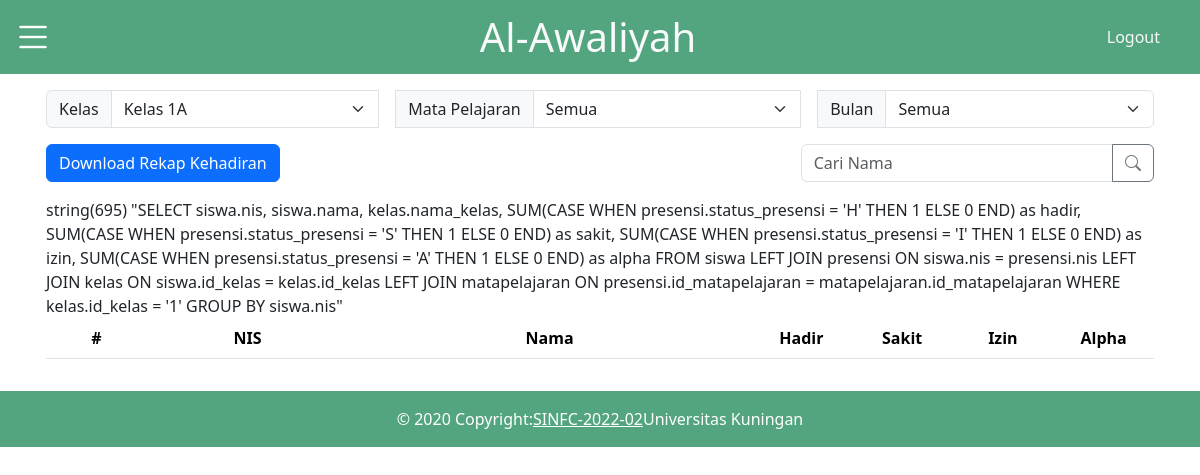
Before: /pages/rekap1A.php (signed in) with the older database file.
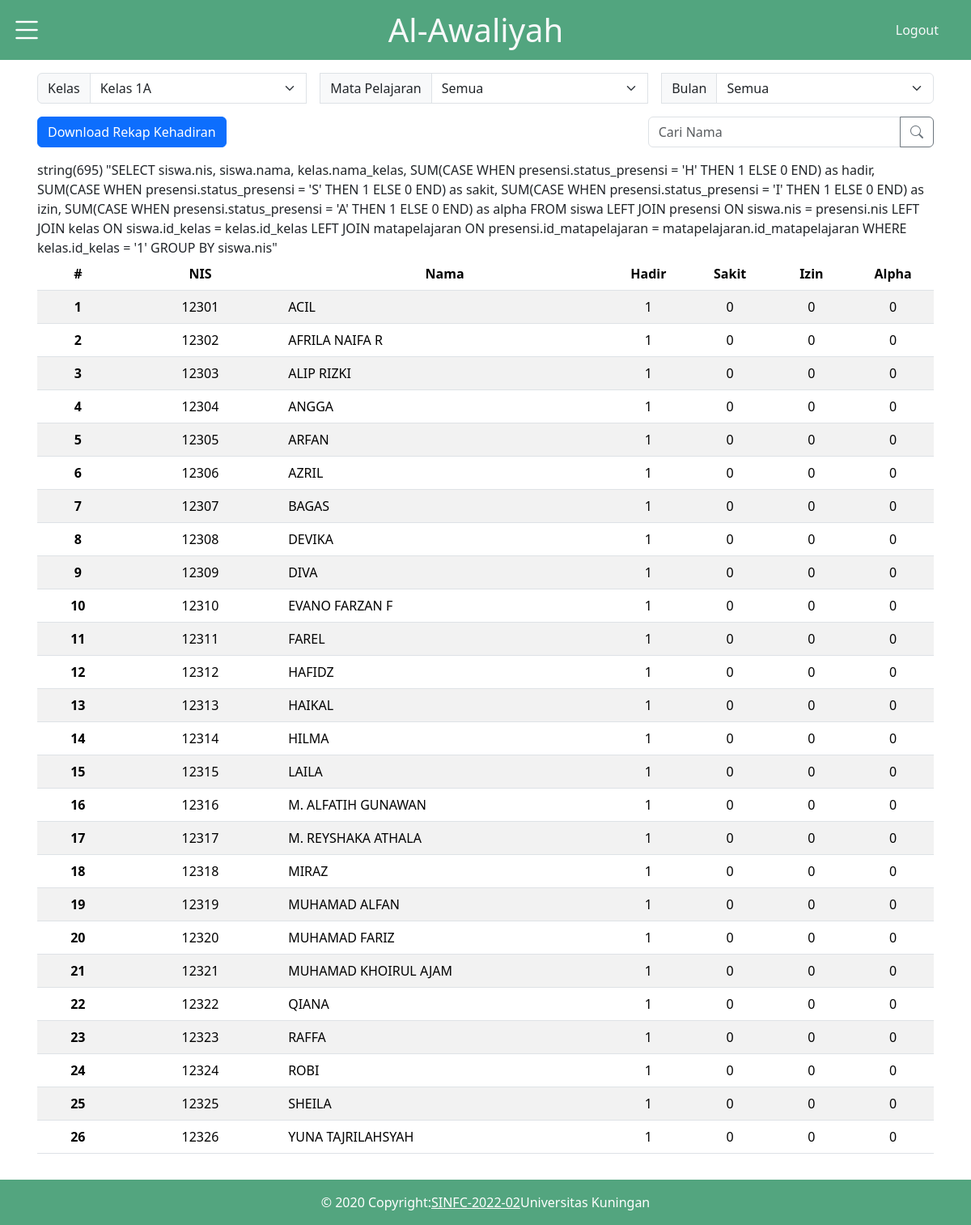
After: the same page with the newer database file.
### tables this page shows
CREATE TABLE `siswa` (
  `nis` varchar(15) NOT NULL,
  `nama` varchar(255) DEFAULT NULL,
  `id_kelas` int DEFAULT NULL
);

### pages/rekap1A.php (the view, shortened to what the changed rows need)
<!DOCTYPE html>
<html lang="en">
<head>
    <link href="https://cdn.jsdelivr.net/npm/bootstrap@5.3.2/dist/css/bootstrap.min.css" rel="stylesheet">
    <link rel="stylesheet" href="https://cdn.jsdelivr.net/npm/bootstrap-icons@1.11.2/font/bootstrap-icons.min.css">
    <link rel="stylesheet" href="../css/style.css">
</head>
<body>
    <nav>
        <div class="topnav bg-success bg-opacity-75">
            <div class="row w-100">
                <div class="col d-flex justify-content-center align-items-center">
                    <h1 class="text-light m-2">Al-Awaliyah</h1>
                </div>
            </div>
        </div>
    </nav>
    <div class="container p-3">
      <table class="table table-striped m-0 align-items-center">
        <thead class="text-center">
        <tr>
            <th class="col-1" scope="col">#</th>
            <th class="col-2" scope="col">NIS</th>
            <th class="col-4" scope="col">Nama</th>
            <th class="col-1" scope="col">Hadir</th>
            <th class="col-1" scope="col">Sakit</th>
            <th class="col-1" scope="col">Izin</th>
            <th class="col-1" scope="col">Alpha</th>
          </tr>
        </thead>
        <tbody id="data-table-body">
            <?php
            include "../action/koneksi.php";
            $query = "";
            if (isset($_GET['mata_pelajaran']) && $_GET['mata_pelajaran'] != 'semua' && $_GET['mata_pelajaran'] != '' && isset($_GET['bulan']) && $_GET['bulan'] != 'semua' && $_GET['bulan'] != '') {
                $query = "SELECT
                siswa.nis,
                siswa.nama,
                kelas.nama_kelas,
                COALESCE(SUM(CASE WHEN presensi.status_presensi = 'H' THEN 1 ELSE 0 END), 0) as hadir,
                COALESCE(SUM(CASE WHEN presensi.status_presensi = 'S' THEN 1 ELSE 0 END), 0) as sakit,
                COALESCE(SUM(CASE WHEN presensi.status_presensi = 'I' THEN 1 ELSE 0 END), 0) as izin,
                COALESCE(SUM(CASE WHEN presensi.status_presensi = 'A' THEN 1 ELSE 0 END), 0) as alpha
            FROM
                siswa
            LEFT JOIN
                presensi ON siswa.nis = presensi.nis AND MONTH(presensi.tanggal) = '". $_GET['bulan'] ."' AND presensi.id_matapelajaran = '". $_GET['mata_pelajaran'] ."'
            LEFT JOIN
                kelas ON siswa.id_kelas = kelas.id_kelas
            WHERE
                kelas.id_kelas = '1'
            GROUP BY
                siswa.nis;
            ";
            }else if($_GET['mata_pelajaran'] == 'semua' || $_GET['mata_pelajaran'] == '' || $_GET['bulan'] == 'semua' || $_GET['bulan'] == ''){
              $query = "SELECT siswa.nis, siswa.nama, kelas.nama_kelas,
              SUM(CASE WHEN presensi.status_presensi = 'H' THEN 1 ELSE 0 END) as hadir,
              SUM(CASE WHEN presensi.status_presensi = 'S' THEN 1 ELSE 0 END) as sakit,
              SUM(CASE WHEN presensi.status_presensi = 'I' THEN 1 ELSE 0 END) as izin,
              SUM(CASE WHEN presensi.status_presensi = 'A' THEN 1 ELSE 0 END) as alpha
              FROM siswa
              LEFT JOIN presensi ON siswa.nis = presensi.nis
              LEFT JOIN kelas ON siswa.id_kelas = kelas.id_kelas
              LEFT JOIN matapelajaran ON presensi.id_matapelajaran = matapelajaran.id_matapelajaran WHERE kelas.id_kelas = '1'  GROUP BY siswa.nis";
            }
            $data = mysqli_query($koneksi, $query);
            var_dump($query);
            $no = 1;
            while($d = mysqli_fetch_array($data)){
                echo "<tr>";
                echo "<th class='text-center' scope='row'>" . $no++ . "</th>";
                echo "<td class='text-center'>" . $d["nis"] . "</td>";
                echo "<td class='text-start'>" . $d["nama"] . "</td>";
                $sakitColor = ($d['sakit'] > 3) ? 'text-danger fw-bold' : '';
                $izinColor = ($d['izin'] > 3) ? 'text-danger fw-bold' : '';
                $alphaColor = ($d['alpha'] > 3) ? 'text-danger fw-bold' : '';
                echo "<td class='text-center'>" . $d["hadir"] . "</td>";
                echo "<td class='text-center $sakitColor'>" . $d["sakit"] . "</td>";
                echo "<td class='text-center $izinColor'>" . $d["izin"] . "</td>";
                echo "<td class='text-center $alphaColor'>" . $d["alpha"] . "</td>";
                echo "</tr>";
            }
            ?>
        </tbody>
      </table>
    </div>
</body>
</html>

Changed rows visible on the page:
added siswa: nis "12301", nama "ACIL", hadir "1", sakit "0", izin "0", alpha "0"
added siswa: nis "12302", nama "AFRILA NAIFA R", hadir "1", sakit "0", izin "0", alpha "0"
added siswa: nis "12303", nama "ALIP RIZKI", hadir "1", sakit "0", izin "0", alpha "0"
added siswa: nis "12304", nama "ANGGA", hadir "1", sakit "0", izin "0", alpha "0"
added siswa: nis "12305", nama "ARFAN", hadir "1", sakit "0", izin "0", alpha "0"
added siswa: nis "12306", nama "AZRIL", hadir "1", sakit "0", izin "0", alpha "0"
added siswa: nis "12307", nama "BAGAS", hadir "1", sakit "0", izin "0", alpha "0"
added siswa: nis "12308", nama "DEVIKA", hadir "1", sakit "0", izin "0", alpha "0"
added siswa: nis "12309", nama "DIVA", hadir "1", sakit "0", izin "0", alpha "0"
added siswa: nis "12310", nama "EVANO FARZAN F", hadir "1", sakit "0", izin "0", alpha "0"
added siswa: nis "12311", nama "FAREL", hadir "1", sakit "0", izin "0", alpha "0"
added siswa: nis "12312", nama "HAFIDZ", hadir "1", sakit "0", izin "0", alpha "0"
added siswa: nis "12313", nama "HAIKAL", hadir "1", sakit "0", izin "0", alpha "0"
added siswa: nis "12314", nama "HILMA", hadir "1", sakit "0", izin "0", alpha "0"
added siswa: nis "12315", nama "LAILA", hadir "1", sakit "0", izin "0", alpha "0"
added siswa: nis "12316", nama "M. ALFATIH GUNAWAN", hadir "1", sakit "0", izin "0", alpha "0"
added siswa: nis "12317", nama "M. REYSHAKA ATHALA", hadir "1", sakit "0", izin "0", alpha "0"
added siswa: nis "12318", nama "MIRAZ", hadir "1", sakit "0", izin "0", alpha "0"
added siswa: nis "12319", nama "MUHAMAD ALFAN", hadir "1", sakit "0", izin "0", alpha "0"
added siswa: nis "12320", nama "MUHAMAD FARIZ", hadir "1", sakit "0", izin "0", alpha "0"
added siswa: nis "12321", nama "MUHAMAD KHOIRUL AJAM", hadir "1", sakit "0", izin "0", alpha "0"
added siswa: nis "12322", nama "QIANA", hadir "1", sakit "0", izin "0", alpha "0"
added siswa: nis "12323", nama "RAFFA", hadir "1", sakit "0", izin "0", alpha "0"
added siswa: nis "12324", nama "ROBI", hadir "1", sakit "0", izin "0", alpha "0"
added siswa: nis "12325", nama "SHEILA", hadir "1", sakit "0", izin "0", alpha "0"
added siswa: nis "12326", nama "YUNA TAJRILAHSYAH", hadir "1", sakit "0", izin "0", alpha "0"
